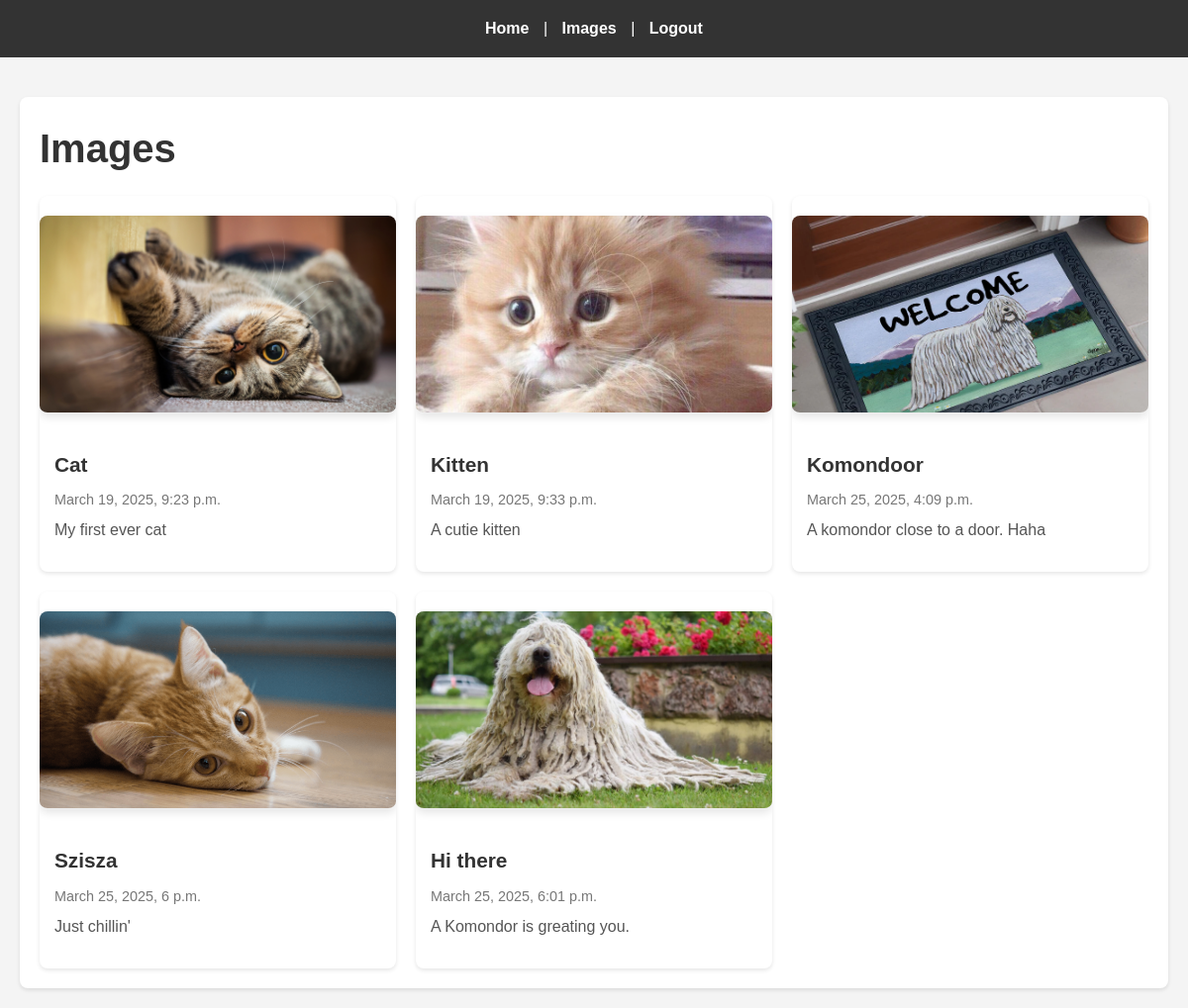
The app's page /images/ (signed in) with its own data.
### images/models.py (models this page shows, shortened)
class Image(models.Model):
    title = models.CharField(max_length=48)
    body = models.TextField()
    slug = models.SlugField(max_length=48)
    date = models.DateTimeField(auto_now_add=True)
    banner = models.ImageField(default='fallback.png', blank=True)

### images/views.py (the view)
# urls.py: path('', views.images_list, name="list"),
@login_required
def images_list(request):
    images = Image.objects.all()
    return render(request,  'images/images_list.html', {'images': images})

### images/templates/images/images_list.html (shortened to what this page needs)
{% extends 'layout.html' %}
{% block content %}
    <section class="images-list">
        <h1>Images</h1>
        <div class="image-grid">
            {% for image in images %}
                <article class="image-card">
                    <a href="{% url 'images:page' slug=image.slug %}">
                        <img
                            class="banner"
                            src="{{ image.banner.url }}"
                            alt="{{ image.title }}"
                        />
                        <div class="image-card-content">
                            <h2 class="image-card-title">{{ image.title }}</h2>
                            <p class="image-card-date">{{ image.date }}</p>
                            <p class="image-card-body">{{ image.body|truncatewords:20 }}</p>
                        </div>
                    </a>
                </article>
            {% endfor %}
        </div>
    </section>
{% endblock %}

### static/css/style.css (style rules this page uses)
* { margin: 0; padding: 0; box-sizing: border-box; }
body { font-family: 'Arial', sans-serif; line-height: 1.6; background-color: #f4f4f4; color: #333; }
section { background-color: #fff; padding: 20px; border-radius: 8px; box-shadow: 0 2px 4px rgba(0, 0, 0, 0.1); }
h1 { font-size: 2.5rem; margin-bottom: 1rem; color: #333; }
p { font-size: 1.1rem; margin-bottom: 1rem; color: #555; }
.banner { max-width: 100%; height: auto; display: block; margin: 20px auto; border-radius: 8px; box-shadow: 0 4px 8px rgba(0, 0, 0, 0.1); }
.images-list { padding: 20px; }
.image-grid { display: grid; grid-template-columns: repeat(auto-fit, minmax(300px, 1fr)); gap: 20px; }
.image-card { background-color: #fff; border-radius: 8px; box-shadow: 0 2px 4px rgba(0, 0, 0, 0.1); overflow: hidden; transition: transform 0.3s ease; }
.image-card a { text-decoration: none; color: inherit; display: block; }
.image-card .banner { width: 100%; height: 200px; object-fit: cover; border-bottom: 1px solid #eee; }
.image-card-content { padding: 15px; }
.image-card-title { font-size: 1.3rem; margin-bottom: 0.5rem; color: #333; }
.image-card-date { font-size: 0.9rem; color: #777; margin-bottom: 0.5rem; }
.image-card-body { font-size: 1rem; color: #555; line-height: 1.4; }

### records on screen
Image: banner (picture), title "Cat", date "March 19, 2025, 9:23 p.m.", body "My first ever cat"
Image: banner (picture), title "Kitten", date "March 19, 2025, 9:33 p.m.", body "A cutie kitten"
Image: banner (picture), title "Komondoor", date "March 25, 2025, 4:09 p.m.", body "A komondor close to a door. Haha"
Image: banner (picture), title "Szisza", date "March 25, 2025, 6 p.m.", body "Just chillin'"
Image: banner (picture), title "Hi there", date "March 25, 2025, 6:01 p.m.", body "A Komondor is greating you."
